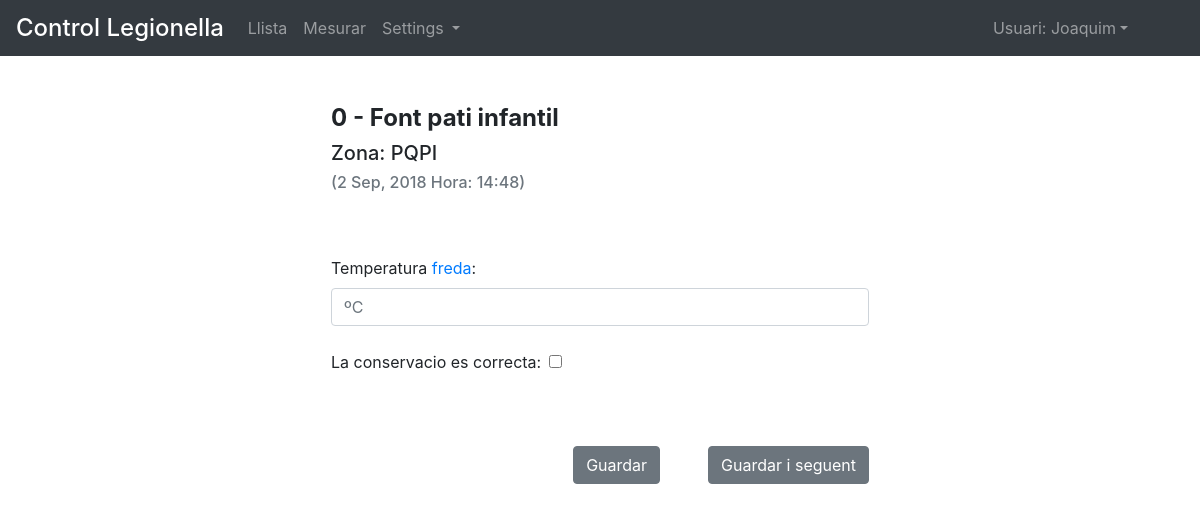
Before: /create_measure/?measure_point=0 (signed in) with the older database file.
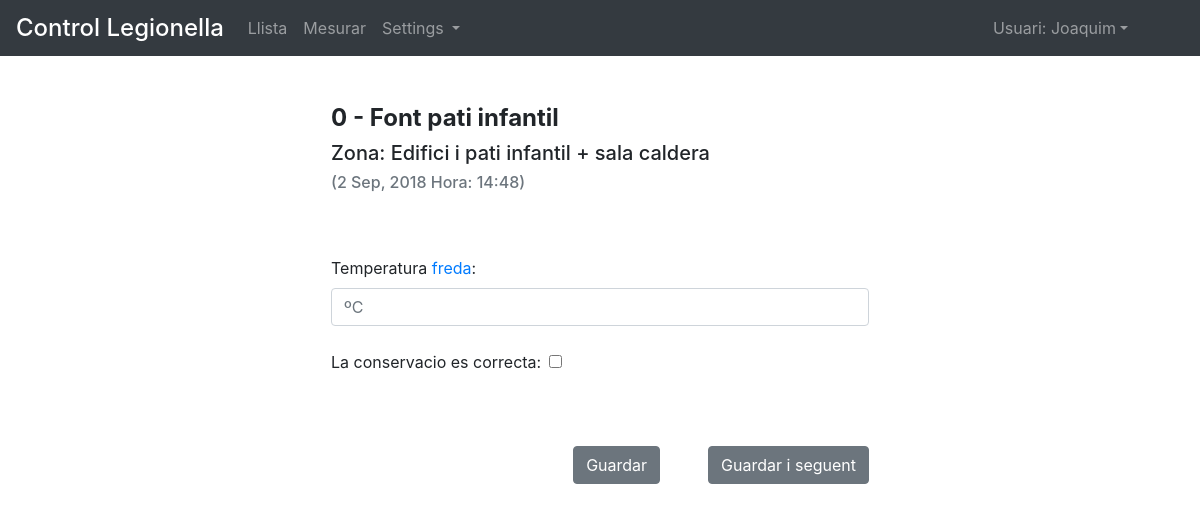
After: the same page with the newer database file.
### control/models.py (models this page shows)
class Measure_point(models.Model):
	area				= models.ForeignKey(Area, null=True,on_delete=models.SET_NULL)
	type_measure 		= models.ManyToManyField(Type_measure, blank=True)
	name 				= models.CharField(max_length=50, null=False, unique=False)
	number 				= models.IntegerField(null=False, unique=True)
	weight 				= models.IntegerField(null=True, unique=False)
	class Meta:
		ordering 			= ['weight']
		verbose_name 		= 'Punt de mesura'
		verbose_name_plural = 'Punts de mesura'
	def __str__(self): return str(self.name)

class Area(models.Model):
	area				= models.CharField(max_length=50, null=False, unique=True, error_messages={'unique':"Ja existeix!"})
	weight 				= models.IntegerField(null=True, unique=False)
	class Meta:
		verbose_name 		= 'Area'
		verbose_name_plural = 'Areas'
		ordering 			= ['weight','id']
	def __str__(self): return str(self.area)

### control/views.py (the view, shortened to what this page needs)
# urls.py: url(r'^create_measure/$', create_measure_view, name='create_measure'),
@login_required()
def create_measure_view(request,*args,**kwargs):
	measure_point 			= request.GET.get('measure_point')
	measure_point_qs 		= Measure_point.objects.filter(number=measure_point)
	type_measure 			= request.GET.get('type_measure')
	if measure_point_qs:
		measure_point 		= Measure_point.objects.get(number=measure_point)
		if measure_point and type_measure:
			type_measure 	= Type_measure.objects.get(id=type_measure)
			form 			= Create_measure_form(request.POST or None, initial={'measure_point':measure_point,
																			'type_measure':type_measure})
		elif measure_point.type_measure.count() == 1:
			type_measure 	= measure_point.type_measure.first()
			form 			= Create_measure_form(request.POST or None, initial={'measure_point':measure_point,
																			'type_measure':type_measure})
		elif measure_point.type_measure.count() > 1:
			form = Select_type_form()
			context 		= {'measure_point':measure_point,
								'form':form
							}
			return render(request, 'control/select_type.html', context)
		context 	= {'form':form,
					'measure_point':measure_point,
					'type_measure':type_measure
		}
	else:
			return redirect('home')
	return render(request, 'control/create_measure.html', context)

### control/forms.py
class Create_measure_form(forms.ModelForm):
	measure_point 		= forms.ModelChoiceField(
							queryset=Measure_point.objects.all(),
							label= "",
							widget = forms.Select(attrs={
									'class':"d-none"})
							)
	type_measure 		= forms.ModelChoiceField(
							queryset=Type_measure.objects.all(),
							label= "",
							widget = forms.Select(attrs={
									'class':"d-none"})
							)
	temperature 		= forms.DecimalField(
							required=True,
							label= "Temperatura",
							widget = forms.NumberInput(attrs={
									'placeholder':"ºC",
									'class':"form-control"})
							)
	status_OK 			=forms.BooleanField(
							required= False,
							label="Conservacio correcta?",
							widget = forms.CheckboxInput(attrs={
									'class':"form-check-input ml-2"})
							)
	class Meta:
		model 	= Measure
		fields	= [
			'measure_point',
			'type_measure',
			'temperature',
			'status_OK'
		]

### control/models.py (called while the page is built)
	def __str__(self): return str(self.type_measure)

### templates/control/create_measure.html (shortened to what this page needs)
{% extends "control/base.html" %}
{% block content %}
<div class="row mt-5">
	<div class="col col-12 col-md-6 offset-md-3">
		<h4 class="font-weight-bold ml-3">{{measure_point.number}} - {{measure_point}}</h4>
		<h5 class="ml-3">Zona: {{measure_point.area}}</h5>
		<h6 class="mb-5 ml-3 text-muted">({% now "j M, Y" %} Hora: {% now "H:i" %})</h6>
		<div class=" p-3 clearfix mb-5 ">
			<form method='POST'> {%csrf_token%}
				<div class="form-group">
					<label> Temperatura {% if type_measure.type_measure == "freda" %}<span class="text-primary">freda</span>:{% elif type_measure.type_measure == "calenta" %}<span class="text-danger">calenta</span>: {%else%}{{type_measure}}:{% endif %}</label>
				    {{ form.temperature }}
				</div>
				<div class="form-group mt-4">
					<label> La conservacio es correcta: </label>
				    {{ form.status_OK }}
				</div>
				<button type="submit" name="seguent" class="btn btn-secondary float-right mt-5 ml-5">Guardar i seguent</button>
				<button type="submit" class="btn btn-secondary float-right mt-5">Guardar</button>
			</form>
		</div>
	</div>
</div>
{% endblock %}

Changed rows visible on the page:
removed Measure_point: number "0", name "Font pati infantil", area "PQPI"
added Measure_point: number "0", name "Font pati infantil", area "Edifici i pati infantil + sala caldera"
